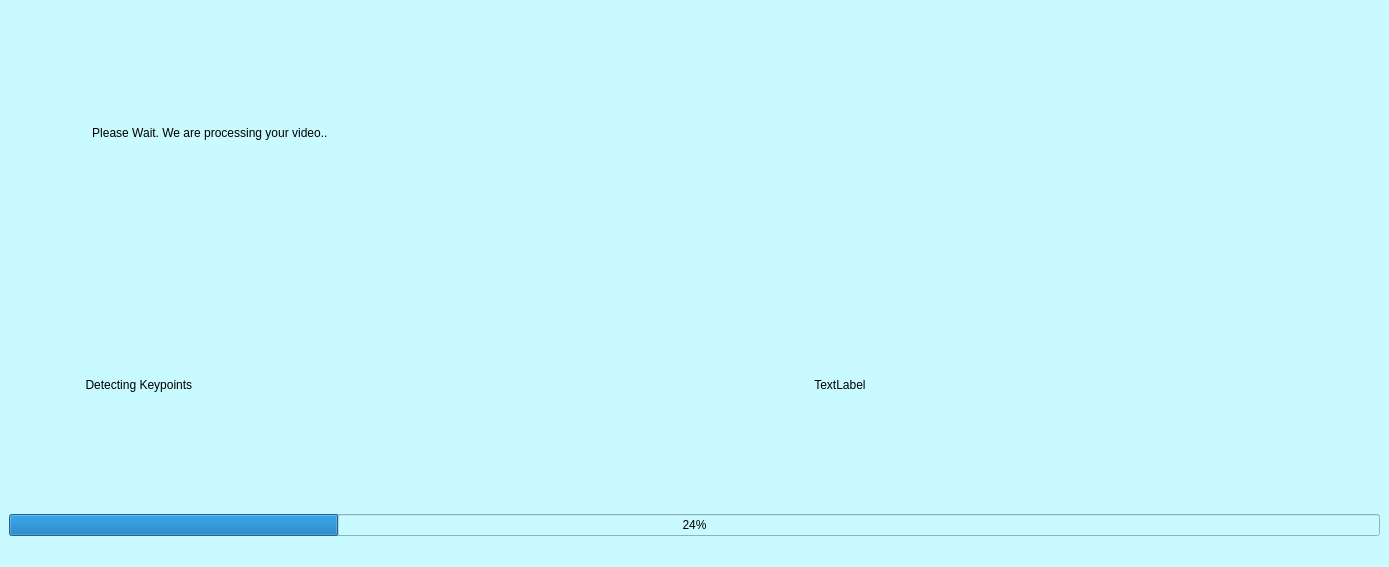
<?xml version="1.0" encoding="UTF-8"?>
<ui version="4.0">
 <class>MainWindow</class>
 <widget class="QMainWindow" name="MainWindow">
  <property name="geometry">
   <rect>
    <x>0</x>
    <y>0</y>
    <width>1389</width>
    <height>567</height>
   </rect>
  </property>
  <property name="windowTitle">
   <string>MainWindow</string>
  </property>
  <property name="styleSheet">
   <string notr="true">background-color: rgb(200, 250, 255);</string>
  </property>
  <widget class="QWidget" name="centralwidget">
   <layout class="QVBoxLayout" name="verticalLayout_2">
    <item>
     <widget class="QLabel" name="title">
      <property name="styleSheet">
       <string notr="true">font: 75 30pt &quot;MS Shell Dlg 2&quot;;</string>
      </property>
      <property name="text">
       <string>                         Please Wait. We are processing your video..</string>
      </property>
     </widget>
    </item>
    <item>
     <layout class="QHBoxLayout" name="horizontalLayout_3">
      <item>
       <widget class="QLabel" name="step">
        <property name="enabled">
         <bool>true</bool>
        </property>
        <property name="sizePolicy">
         <sizepolicy hsizetype="Preferred" vsizetype="Preferred">
          <horstretch>0</horstretch>
          <verstretch>0</verstretch>
         </sizepolicy>
        </property>
        <property name="styleSheet">
         <string notr="true">font: 30pt &quot;MS Shell Dlg 2&quot;;</string>
        </property>
        <property name="text">
         <string>                       Detecting Keypoints</string>
        </property>
       </widget>
      </item>
      <item>
       <widget class="QLabel" name="gif">
        <property name="sizePolicy">
         <sizepolicy hsizetype="Preferred" vsizetype="Preferred">
          <horstretch>0</horstretch>
          <verstretch>0</verstretch>
         </sizepolicy>
        </property>
        <property name="text">
         <string>                                   TextLabel</string>
        </property>
       </widget>
      </item>
     </layout>
    </item>
    <item>
     <layout class="QHBoxLayout" name="horizontalLayout_4">
      <item>
       <widget class="QProgressBar" name="progressBar">
        <property name="styleSheet">
         <string notr="true"/>
        </property>
        <property name="value">
         <number>24</number>
        </property>
       </widget>
      </item>
     </layout>
    </item>
   </layout>
  </widget>
  <widget class="QMenuBar" name="menubar">
   <property name="geometry">
    <rect>
     <x>0</x>
     <y>0</y>
     <width>1389</width>
     <height>26</height>
    </rect>
   </property>
  </widget>
  <widget class="QStatusBar" name="statusbar"/>
 </widget>
 <resources/>
 <connections/>
</ui>
